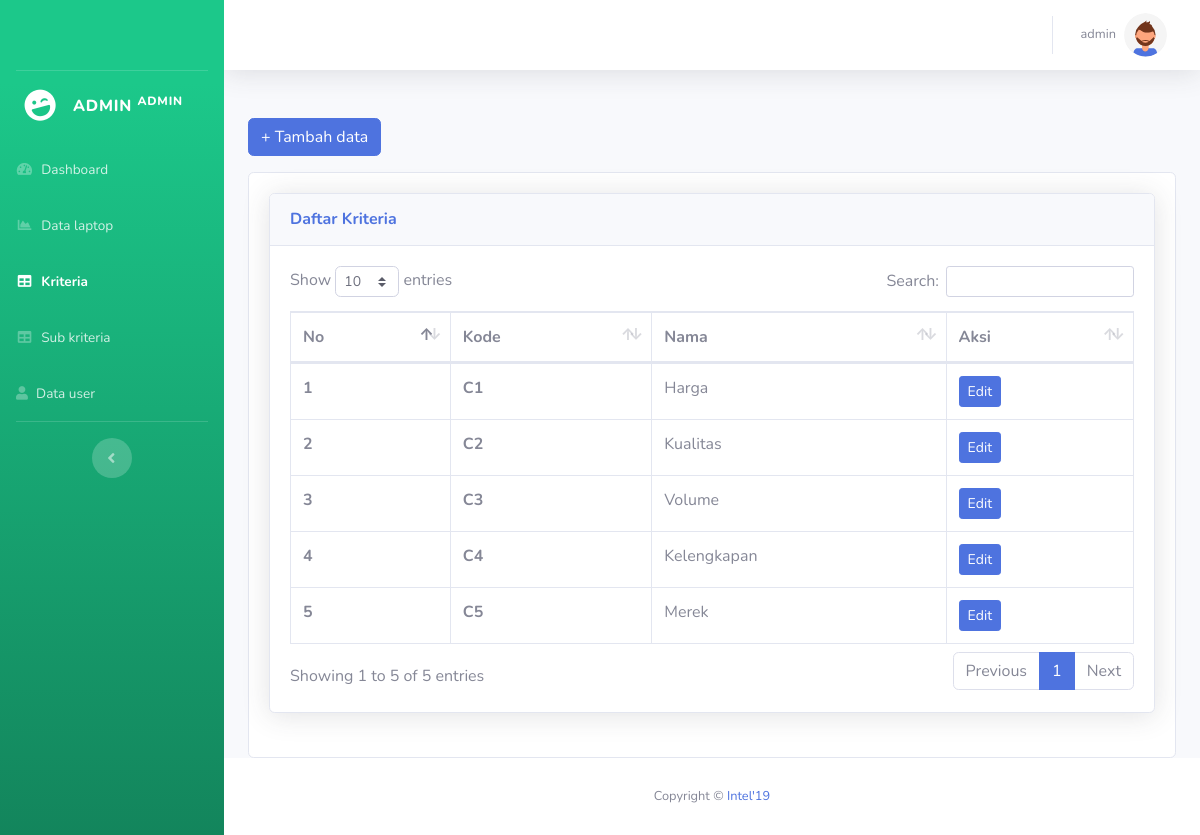
Screenshot of /admin/kriteria.php (signed in) with the database file from the repository.
### tables this page shows
CREATE TABLE `kriteria` (
  `id_kriteria` char(2) NOT NULL,
  `nama_kriteria` varchar(20) NOT NULL
);

### config.php (called while the page is built, shortened)
<?php
function connectDatabase()
{
    $conn = new mysqli(DB_HOST, DB_USERNAME, DB_PASSWORD, DB_NAME);
    return $conn;
}
?>

### admin/functions/kriteria.php (called while the page is built, shortened)
<?php
    require_once '../config.php';
    class Kriteria{
        private $db;
        public function __construct()
        {
            $this->db = connectDatabase();
        }
        public function getKriteria(){
            return $this->db->query("SELECT * FROM `kriteria`");
        }
    }
    $Kriteria = new Kriteria();
?>

### admin/kriteria.php (the view, shortened to what this page needs)
<?php
require_once './header.php';
require_once './functions/kriteria.php';
?>
<?php
$data_Kriteria = $Kriteria->getKriteria();
?>
<div class="row">
    <div class="col-lg-12">
        <?php if(mysqli_num_rows($data_Kriteria) < 8): ?>
        <button type="button" class="btn btn-primary mb-3" data-toggle="modal" data-target="#tambah">
            + Tambah data
        </button>
        <?php endif;?>
        <div class="card">
            <div class="card-body">
                <div class="card shadow mb-4">
                    <div class="card-header py-3">
                        <h6 class="m-0 font-weight-bold text-primary">Daftar Kriteria</h6>
                    </div>
                    <div class="card-body">
                        <div class="table-responsive">
                            <table class="table table-bordered" id="dataTable" width="100%" cellspacing="0">
                                <thead>
                                    <tr>
                                        <th>No</th>
                                        <th>Kode</th>
                                        <th>Nama</th>
                                        <th>Aksi</th>
                                    </tr>
                                </thead>
                                <tbody>
                                    <?php foreach ($data_Kriteria as $key => $kriteria):?>
                                    <tr>
                                        <th scope="row"><?=$key+1;?></th>
                                        <th scope="row"><?=$kriteria['id_kriteria'];?></th>
                                        <td><?=$kriteria['nama_kriteria'];?></td>
                                        <td>
                                            <button data-toggle="modal"
                                                data-target="#edit<?=$kriteria['id_kriteria'];?>" type="button"
                                                class="btn btn-sm btn-primary">Edit</button>
                                        </td>
                                    </tr>
                                    <?php endforeach;?>
                                </tbody>
                            </table>
                        </div>
                    </div>
                </div>
            </div>
        </div>
    </div>
</div>
<?php require_once './footer.php';?>

### rows the page displays
kriteria: id_kriteria "C1", nama_kriteria "Harga"
kriteria: id_kriteria "C2", nama_kriteria "Kualitas"
kriteria: id_kriteria "C3", nama_kriteria "Volume"
kriteria: id_kriteria "C4", nama_kriteria "Kelengkapan"
kriteria: id_kriteria "C5", nama_kriteria "Merek"

### other values shown
$_SESSION['username'] "ADMIN"
$_SESSION['username'] "admin"
